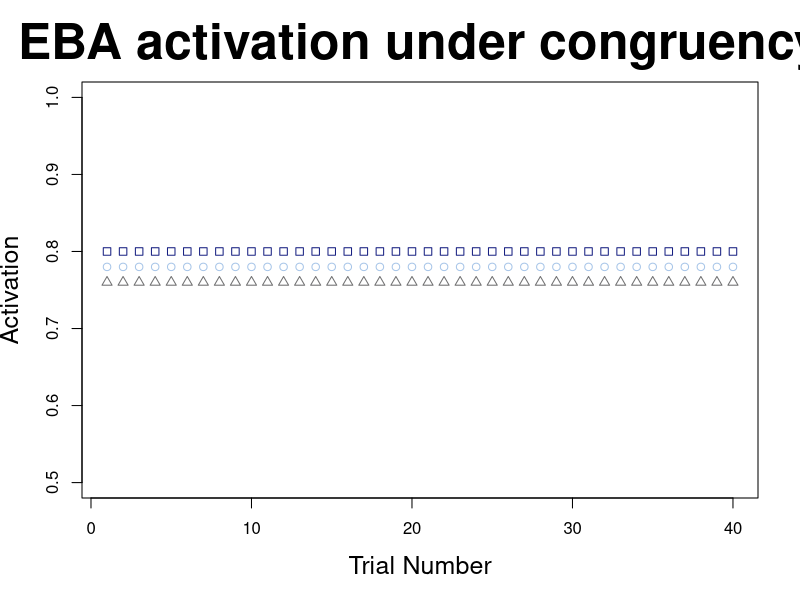

Recreate this plot in R.
dark_blue = "#161F81FF" # rgb(22, 31, 129, 0.5, maxColorValue = 255)
light_blue = "#A7C5E8FF"  # rgb(167, 197, 232, 0.95, maxColorValue = 255)
my_grey = "#707071FF" # rgb(112, 112, 113, 0.95, maxColorValue = 255)

#par(oma = c(2, 2, 2, 2)) # Set the margin on all sides to 2

j <- 1:40
k <- rep(.8, each=40)
k2 <- rep(.78, each=40)
k3 <- rep(.76, each=40)

#1:40, rep(10, each=40)

plot(
  j,k, 
  main = "EBA activation under congruency",
  xlab = "Trial Number",
  ylab = "Activation",
  #pch = 1,
  pch = 0,
  type="b",
  col=dark_blue,
  ylim=c(.5,1.0),
  cex.main = 3.0,
  cex.lab = 1.5
)

lines(
  x = 1:40,
  y = k2,
  #pch=0,
  type="b",
  pch = 1,
  col=light_blue
)

lines(
  x = 1:40,
  y = k3,
  #pch=0,
  type="b",
  pch = 2,
  col=my_grey
)

